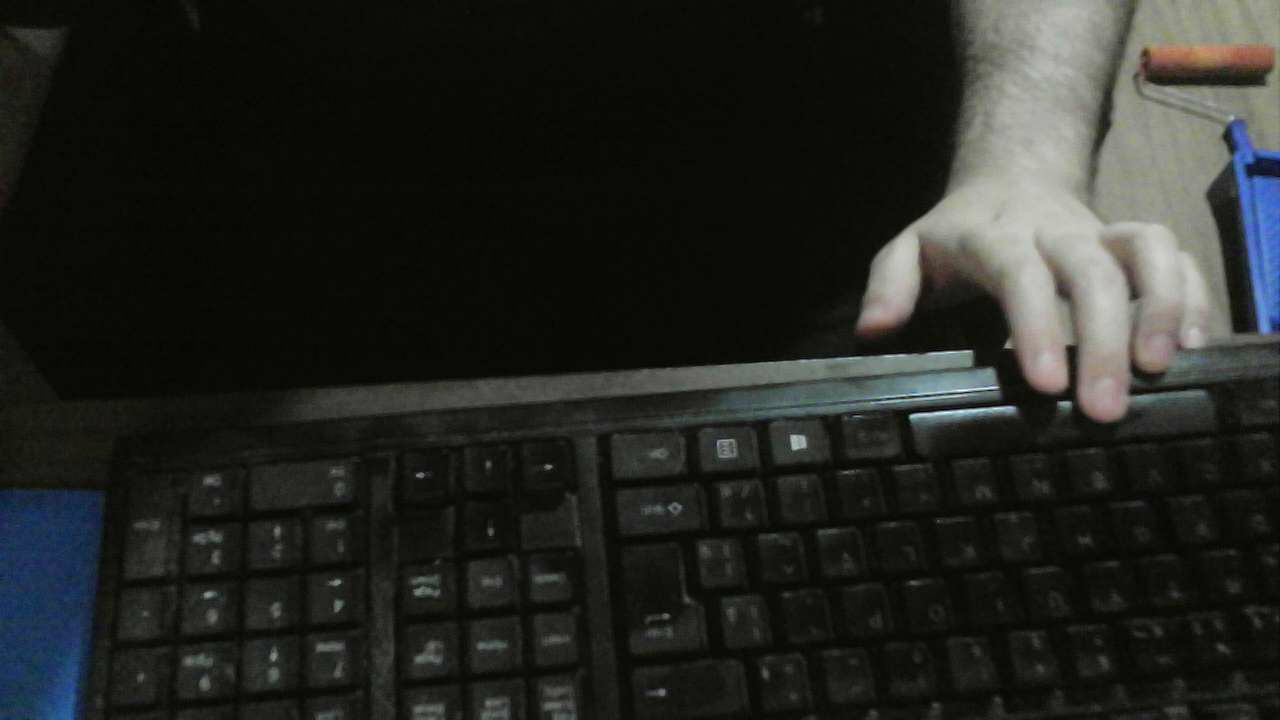
#> input picture calib-dataset/20241216-002933.jpg, 1280 x 720 px, found by its file name; its folder holds only this picture in this run
$ python jpgtonpy.py
#> lines starting #> are read from the running program, lines starting #| are printed output that depends on the picture
import os
import cv2
import numpy as np

# Directory containing your JPEG images
image_dir = 'calib-dataset'

# Directory to save the .npy files
output_dir = 'calib-dataset-npy'
os.makedirs(output_dir, exist_ok=True)

# Loop through all files in the image directory
for filename in os.listdir(image_dir):
    if filename.lower().endswith('.jpg') or filename.lower().endswith('.jpeg'):
        # Construct full file path
        file_path = os.path.join(image_dir, filename)

        # Read the image using OpenCV
        image = cv2.imread(file_path)
#> image is the input picture: shape (720, 1280, 3); mean B, G, R 34.5, 38.5, 36.8

        # Check if the image was successfully loaded
        if image is None:
            print(f"Warning: {file_path} could not be loaded.")
            continue

        # Convert BGR (OpenCV default) to RGB
        image_rgb = cv2.cvtColor(image, cv2.COLOR_BGR2RGB)

        # Optionally, preprocess the image (e.g., resizing, normalization)
        # Example: Resize to 224x224
        image_rgb = cv2.resize(image_rgb, (224, 224))
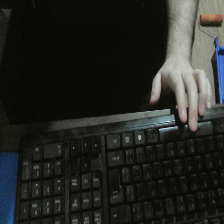
#> image_rgb: shape (224, 224, 3); mean R, G, B 36.7, 38.5, 34.5

        # Convert the image to a NumPy array
        image_array = np.array(image_rgb)

        # Define the output .npy file path
        npy_filename = os.path.splitext(filename)[0] + '.npy'
        npy_path = os.path.join(output_dir, npy_filename)

        # Save the NumPy array as a .npy file
        np.save(npy_path, image_array)

        print(f"Saved {npy_path}")

print("Conversion complete.")
